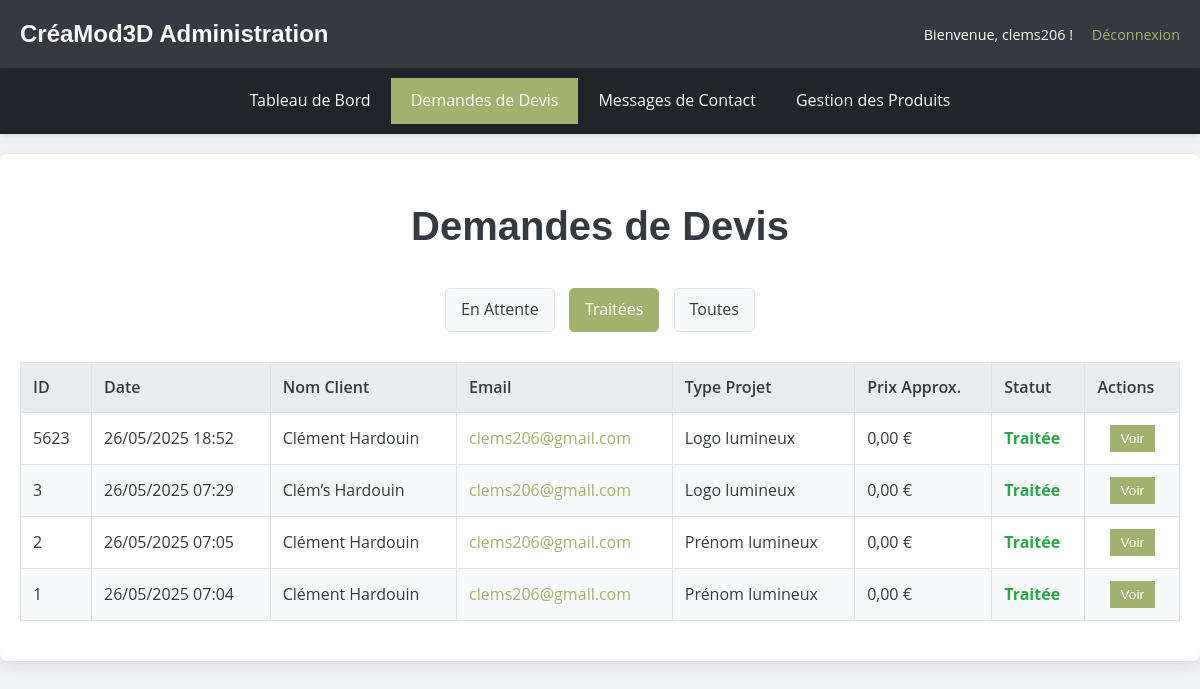
The app's page /admin/devis.php?filter=processed (signed in) with its own data.
### tables this page shows
CREATE TABLE `devis_requests` (
  `id` bigint(20) UNSIGNED NOT NULL,
  `nom` varchar(255) NOT NULL,
  `prenom` varchar(255) NOT NULL,
  `email` varchar(255) NOT NULL,
  `telephone` varchar(255) DEFAULT NULL,
  `project_type` varchar(255) NOT NULL,
  `project_text` varchar(255) DEFAULT NULL,
  `color_tour` varchar(255) DEFAULT NULL,
  `lighting` varchar(255) DEFAULT NULL,
  `option_sup` varchar(255) DEFAULT NULL,
  `project_description` text NOT NULL,
  `approx_price` decimal(8,2) DEFAULT NULL,
  `uploaded_files_paths` text DEFAULT NULL,
  `is_processed` tinyint(1) NOT NULL DEFAULT 0,
  `created_at` timestamp NULL DEFAULT NULL,
  `updated_at` timestamp NULL DEFAULT NULL
);

### admin/devis.php (the view, shortened to what this page needs)
<?php
require_once '../config/config.php';
$filter_processed = $_GET['filter'] ?? 'pending';
$sql = "SELECT * FROM devis_requests";
$params = [];
if ($filter_processed === 'pending') {
    $sql .= " WHERE is_processed = FALSE";
} elseif ($filter_processed === 'processed') {
    $sql .= " WHERE is_processed = TRUE";
}
$sql .= " ORDER BY created_at DESC";
try {
    $stmt = $pdo->prepare($sql);
    $stmt->execute($params);
    $devis_requests = $stmt->fetchAll();
} catch (PDOException $e) {
    $devis_requests = [];
    $message = "Erreur lors de la récupération des devis : " . $e->getMessage();
}
?>
<!DOCTYPE html>
<html lang="fr">
<head>
    <link rel="stylesheet" href="../assets/css/style.css">
</head>
<body>
    <header class="admin-header">
        <h1><?php echo htmlspecialchars(SITE_NAME); ?></h1>
        <div class="user-info">
            Bienvenue, <?php echo htmlspecialchars($_SESSION['admin_name'] ?? 'Administrateur'); ?> !
            <a href="logout.php">Déconnexion</a>
        </div>
    </header>
    <nav class="admin-nav">
        <ul>
            <li><a href="dashboard.php">Tableau de Bord</a></li>
            <li><a href="devis.php" class="active">Demandes de Devis</a></li>
            <li><a href="messages.php">Messages de Contact</a></li>
            <li><a href="products.php">Gestion des Produits</a></li>
        </ul>
    </nav>
    <main class="admin-content">
        <h2>Demandes de Devis</h2>
        <div class="filter-buttons">
            <a href="?filter=pending" class="<?php echo ($filter_processed === 'pending') ? 'active' : ''; ?>">En Attente</a>
            <a href="?filter=processed" class="<?php echo ($filter_processed === 'processed') ? 'active' : ''; ?>">Traitées</a>
            <a href="?filter=all" class="<?php echo ($filter_processed === 'all') ? 'active' : ''; ?>">Toutes</a>
        </div>
        <?php if (!empty($devis_requests)): ?>
        <table class="devis-table">
            <thead>
                <tr>
                    <th>ID</th>
                    <th>Date</th>
                    <th>Nom Client</th>
                    <th>Email</th>
                    <th>Type Projet</th>
                    <th>Prix Approx.</th>
                    <th>Statut</th>
                    <th>Actions</th>
                </tr>
            </thead>
            <tbody>
                <?php foreach ($devis_requests as $devis): ?>
                <tr>
                    <td data-label="ID"><?php echo htmlspecialchars($devis['id']); ?></td>
                    <td data-label="Date"><?php echo date('d/m/Y H:i', strtotime($devis['created_at'])); ?></td>
                    <td data-label="Nom Client"><?php echo htmlspecialchars($devis['prenom'] . ' ' . $devis['nom']); ?></td>
                    <td data-label="Email"><a href="mailto:<?php echo htmlspecialchars($devis['email']); ?>"><?php echo htmlspecialchars($devis['email']); ?></a></td>
                    <td data-label="Type Projet"><?php echo htmlspecialchars($devis['project_type']); ?></td>
                    <td data-label="Prix Approx."><?php echo number_format($devis['approx_price'], 2, ',', '.') . ' €'; ?></td>
                    <td data-label="Statut" class="<?php echo $devis['is_processed'] ? 'status-processed' : 'status-pending'; ?>">
                        <?php echo $devis['is_processed'] ? 'Traitée' : 'En Attente'; ?>
                    </td>
                    <td data-label="Actions" class="actions">
                        <button class="btn-action btn-view" onclick="openDevisModal(<?php echo htmlspecialchars(json_encode($devis)); ?>)">Voir</button>
                    </td>
                </tr>
                <?php endforeach; ?>
            </tbody>
        </table>
        <?php else: ?>
            <p style="text-align: center; margin-top: 50px;">Aucune demande de devis trouvée pour le filtre sélectionné.</p>
        <?php endif; ?>
    </main>
</body>
</html>

### assets/css/style.css (style rules this page uses)
* { box-sizing: border-box; margin: 0; padding: 0; }
body { font-family: 'Open Sans', sans-serif; line-height: 1.6; color: #343a40; background-color: #f8f9fa; overflow-x: hidden; }
a { text-decoration: none; color: #A0B26E; transition: color 0.3s ease; }
ul { list-style: none; }
h1, h2, h3, h4, h5, h6 { font-family: 'Montserrat', sans-serif; color: #343a40; margin-bottom: 15px; }

### admin/devis.php (style rules this page uses)
body { background-color: #f0f2f5; font-family: 'Open Sans', sans-serif; }
.admin-header { background-color: #343a40; color: #f9f9f9; padding: 15px 20px; display: flex; justify-content: space-between; align-items: center; box-shadow: 0 2px 5px rgba(0,0,0,0.2); }
.admin-header h1 { margin: 0; font-size: 1.5em; color: #f9f9f9; font-family: 'Montserrat', sans-serif; }
.admin-header .user-info { font-size: 0.9em; }
.admin-header .user-info a { color: #A0B26E; text-decoration: none; margin-left: 15px; }
.admin-nav { background-color: #212529; padding: 10px 0; box-shadow: 0 2px 5px rgba(0,0,0,0.1); }
.admin-nav ul { list-style: none; display: flex; justify-content: center; padding: 0; margin: 0; }
.admin-nav ul li a { display: block; color: #f9f9f9; text-decoration: none; padding: 10px 20px; transition: background-color 0.3s ease; }
.admin-nav ul li a.active { background-color: #A0B26E; }
.admin-content { padding: 40px 20px; max-width: 1400px; margin: 20px auto; background-color: #fff; border-radius: 8px; box-shadow: 0 4px 15px rgba(0,0,0,0.1); }
.admin-content h2 { text-align: center; color: #343a40; margin-bottom: 30px; font-size: 2.5em; }
.filter-buttons { text-align: center; margin-bottom: 30px; }
.filter-buttons a { display: inline-block; padding: 8px 15px; margin: 0 5px; border: 1px solid #dee2e6; border-radius: 5px; text-decoration: none; color: #343a40; background-color: #f8f9fa; transition: all 0.3s ease; }
.filter-buttons a.active, .filter-buttons a:hover { background-color: #A0B26E; color: #fff; border-color: #A0B26E; }
.devis-table { width: 100%; border-collapse: collapse; margin-top: 20px; }
.devis-table th, .devis-table td { border: 1px solid #dee2e6; padding: 12px; text-align: left; }
.devis-table th { background-color: #e9ecef; color: #343a40; font-weight: 600; }
.devis-table tr:nth-child(even) { background-color: #f8f9fa; }
.devis-table td.actions { text-align: center; white-space: nowrap; }
.devis-table .btn-action { padding: 5px 10px; font-size: 0.85em; }
.devis-table .btn-view { background-color: #A0B26E; color: #fff; border: 1px solid #A0B26E; }
.devis-table .status-processed { color: #28a745; font-weight: bold; }

### records on screen
devis_requests: id "5623", created_at "26/05/2025 18:52", prenom+nom "Clément Hardouin", email "clems206@gmail.com", project_type "Logo lumineux", approx_price "0,00", is_processed "Traitée"
devis_requests: id "3", created_at "26/05/2025 07:29", prenom+nom "Clém’s Hardouin", email "clems206@gmail.com", project_type "Logo lumineux", approx_price "0,00", is_processed "Traitée"
devis_requests: id "2", created_at "26/05/2025 07:05", prenom+nom "Clément Hardouin", email "clems206@gmail.com", project_type "Prénom lumineux", approx_price "0,00", is_processed "Traitée"
devis_requests: id "1", created_at "26/05/2025 07:04", prenom+nom "Clément Hardouin", email "clems206@gmail.com", project_type "Prénom lumineux", approx_price "0,00", is_processed "Traitée"

### other values on screen
SITE_NAME "CréaMod3D Administration"
$_SESSION['admin_name'] "clems206"
